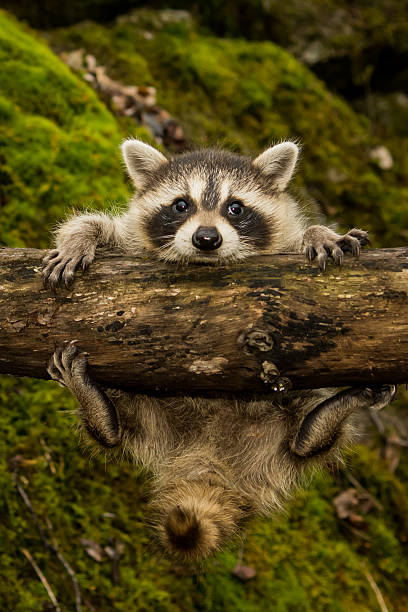
#> input picture semanaTecProgra/machape.jpg, 408 x 612 px, found by its file name
$ python filtroRuido.py
#> lines starting #> are read from the running program, lines starting #| are printed output that depends on the picture; after the words box and inside, x2 and y2 are one past the last pixel; in counts of white or black regions, pixels touching at a corner belong together
#Sophia Leñero Gómez A01639462
import cv2
import numpy as np
import random

def agregar_ruido_salt_pepper(img, cantidad=0.2):
    row, col = img.shape
    num_pixels_sal = int(cantidad * row * col / 2)
    num_pixels_pimienta = int(cantidad * row * col / 2)

    #pixeles blancos
    for _ in range(num_pixels_sal):
        y_coord = random.randint(0, row - 1)
        x_coord = random.randint(0, col - 1)
        img[y_coord, x_coord] = 255

    #pixeles negros
    for _ in range(num_pixels_pimienta):
        y_coord = random.randint(0, row - 1)
        x_coord = random.randint(0, col - 1)
        img[y_coord, x_coord] = 0

    return img

img = cv2.imread("C:/Users/sophi/Desktop/TEC/semanaTecProgra/machape.jpg", cv2.IMREAD_GRAYSCALE)
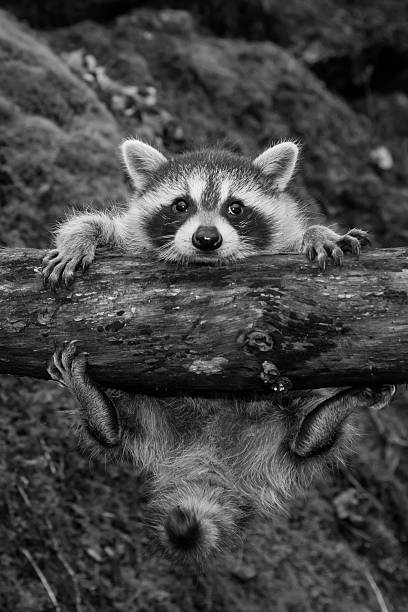
#> img: shape (612, 408); min 0, max 255, mean 68.2
img_ruido = agregar_ruido_salt_pepper(img.copy(), cantidad=0.2)
#> after the loop in agregar_ruido_salt_pepper, `for _ in range(num_pixels_sal):`:
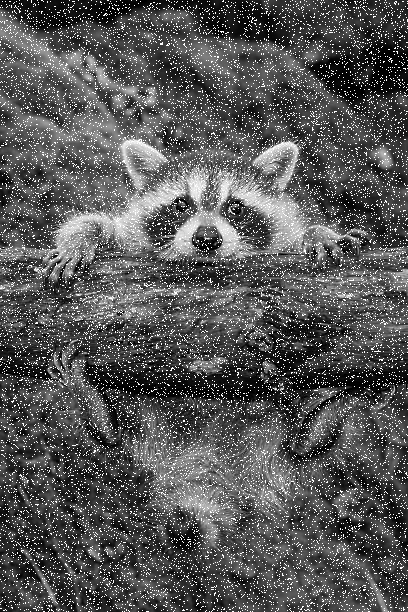
#> img: shape (612, 408); min 0, max 255, mean 86
#> after the loop in agregar_ruido_salt_pepper, `for _ in range(num_pixels_pimienta):`:
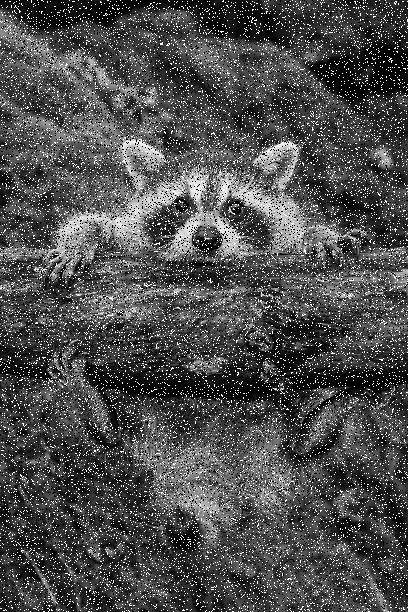
#> img: shape (612, 408); 9.49% of pixels changed, all inside (x1, y1, x2, y2) = (0, 0, 408, 612)

imgGauss=cv2.GaussianBlur(img_ruido, (5, 5), 0)
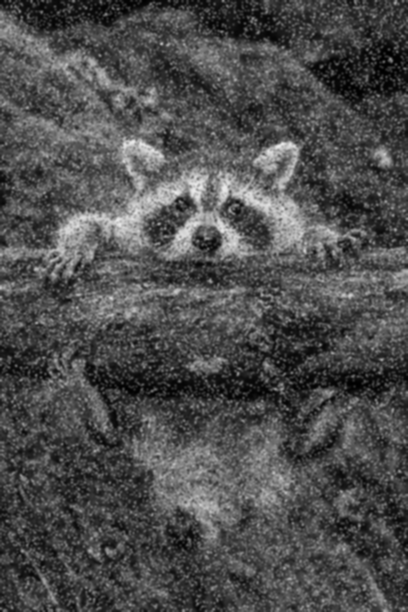
#> imgGauss: shape (612, 408); min 0, max 234, mean 77.7
imgAV=cv2.blur(img_ruido, (3, 3))

imgGaussColor = cv2.cvtColor(imgGauss, cv2.COLOR_GRAY2BGR)
imgAVColor = cv2.cvtColor(imgAV, cv2.COLOR_GRAY2BGR)

# Mostrar imagen con ruido
cv2.imshow("Imagen con ruido sal y pimienta", img_ruido)
cv2.imshow("Imagen con filtro de gauss", imgGaussColor)
cv2.imshow("Imagen con filtro av", imgAVColor)
cv2.waitKey(0)
cv2.destroyAllWindows()

$ run again, with semanaTecProgra/pelotas.jpg copied over semanaTecProgra/machape.jpg
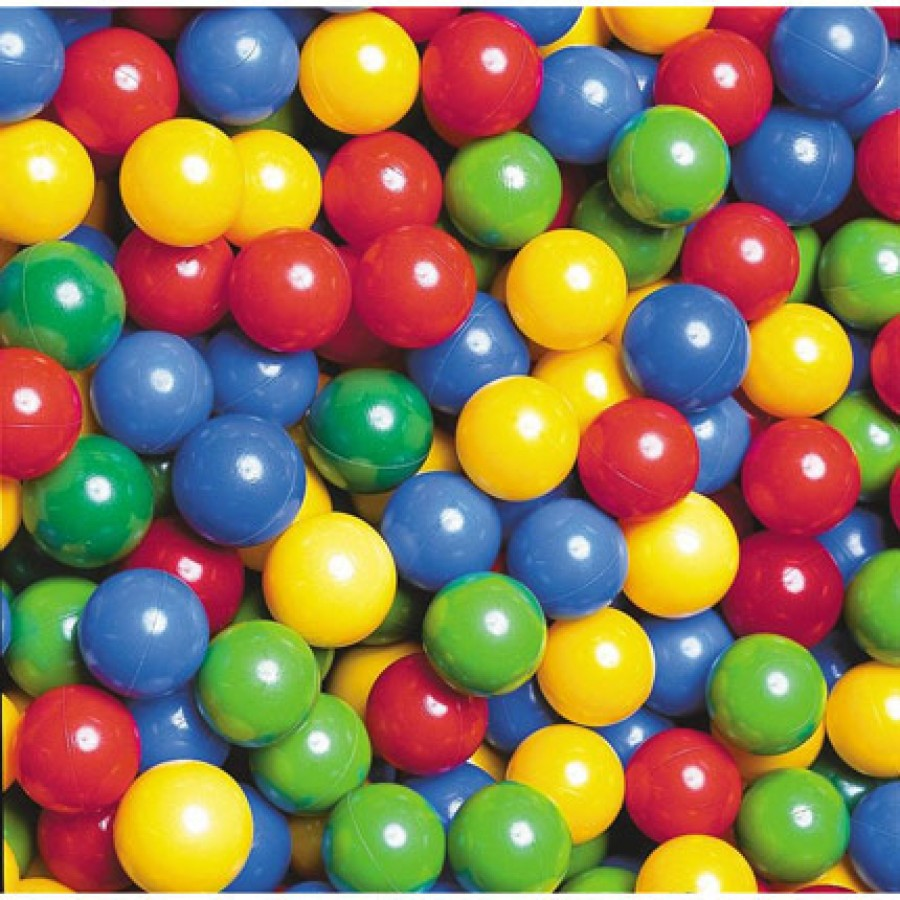
#> input picture semanaTecProgra/pelotas.jpg, 900 x 900 px, found by its file name
#> after the loop in agregar_ruido_salt_pepper, `for _ in range(num_pixels_sal):`:
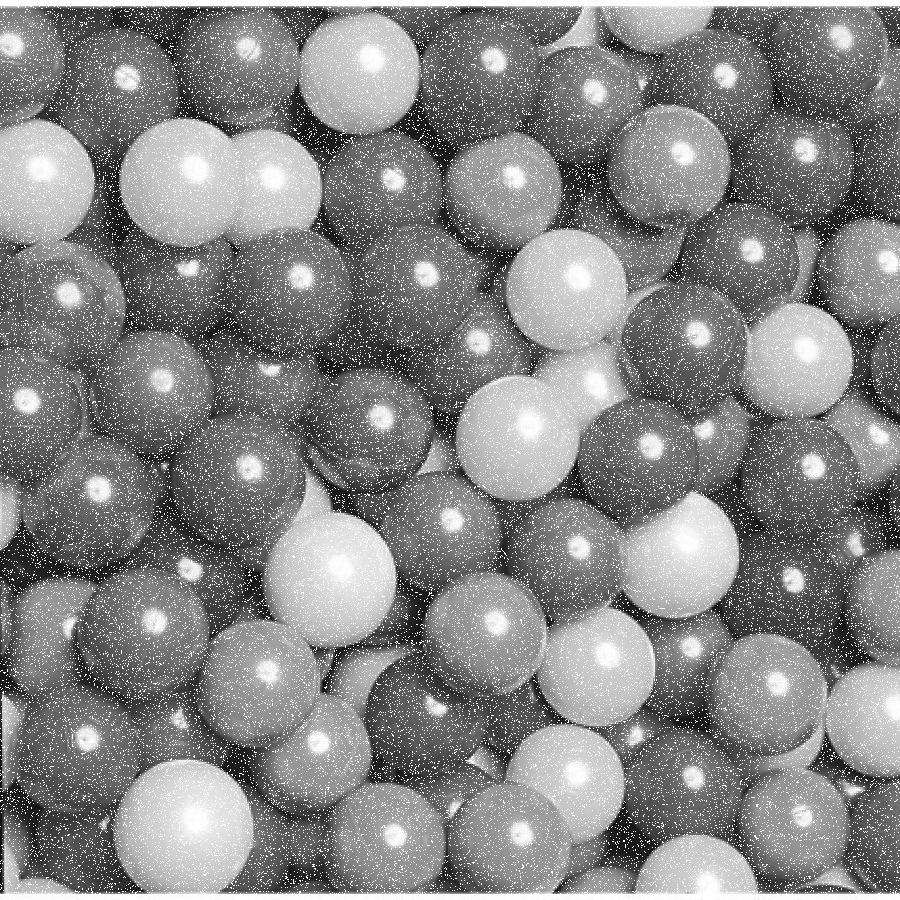
#> img: shape (900, 900); min 5, max 255, mean 135
#> after the loop in agregar_ruido_salt_pepper, `for _ in range(num_pixels_pimienta):`:
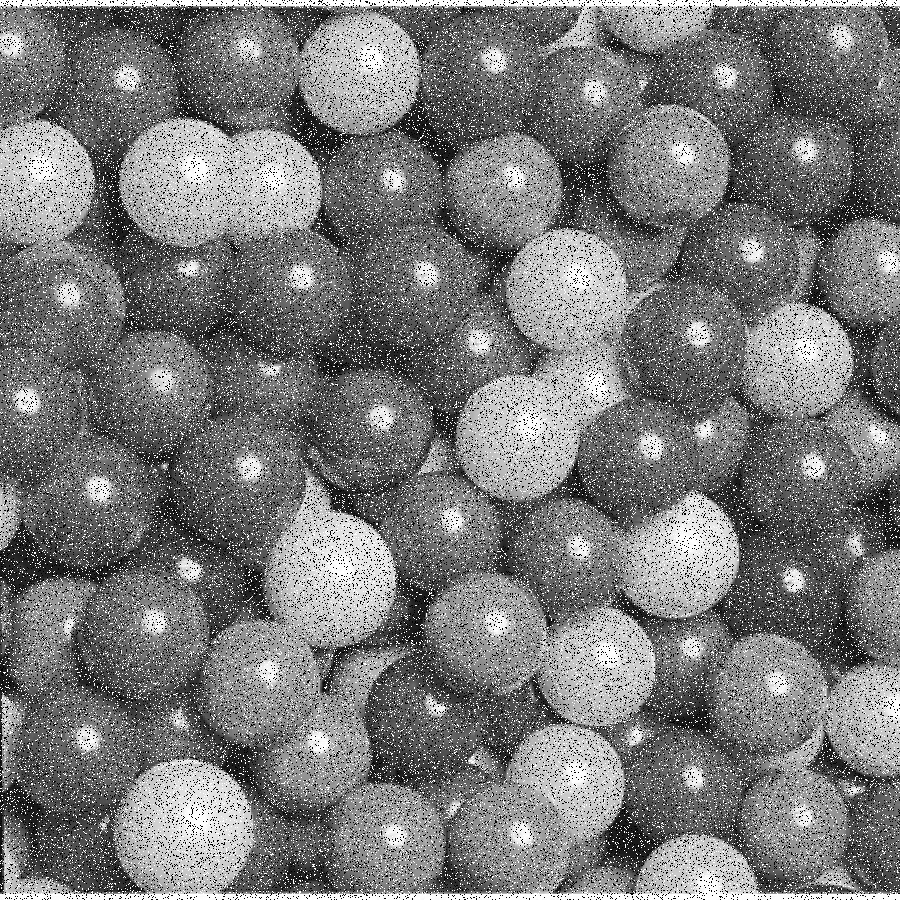
#> img: shape (900, 900); 9.52% of pixels changed, all inside (x1, y1, x2, y2) = (0, 0, 900, 900)
